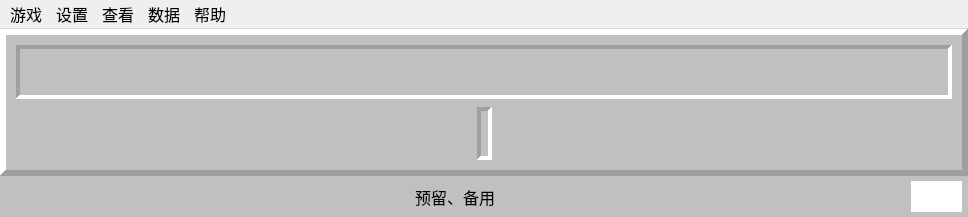
<?xml version="1.0" encoding="UTF-8"?>
<ui version="4.0">
 <class>MainWindow</class>
 <widget class="QMainWindow" name="MainWindow">
  <property name="geometry">
   <rect>
    <x>0</x>
    <y>0</y>
    <width>968</width>
    <height>217</height>
   </rect>
  </property>
  <property name="sizePolicy">
   <sizepolicy hsizetype="Minimum" vsizetype="Minimum">
    <horstretch>0</horstretch>
    <verstretch>0</verstretch>
   </sizepolicy>
  </property>
  <property name="minimumSize">
   <size>
    <width>0</width>
    <height>0</height>
   </size>
  </property>
  <property name="sizeIncrement">
   <size>
    <width>0</width>
    <height>0</height>
   </size>
  </property>
  <property name="palette">
   <palette>
    <active>
     <colorrole role="Base">
      <brush brushstyle="SolidPattern">
       <color alpha="255">
        <red>255</red>
        <green>255</green>
        <blue>255</blue>
       </color>
      </brush>
     </colorrole>
     <colorrole role="Window">
      <brush brushstyle="SolidPattern">
       <color alpha="255">
        <red>192</red>
        <green>192</green>
        <blue>192</blue>
       </color>
      </brush>
     </colorrole>
    </active>
    <inactive>
     <colorrole role="Base">
      <brush brushstyle="SolidPattern">
       <color alpha="255">
        <red>255</red>
        <green>255</green>
        <blue>255</blue>
       </color>
      </brush>
     </colorrole>
     <colorrole role="Window">
      <brush brushstyle="SolidPattern">
       <color alpha="255">
        <red>192</red>
        <green>192</green>
        <blue>192</blue>
       </color>
      </brush>
     </colorrole>
    </inactive>
    <disabled>
     <colorrole role="Base">
      <brush brushstyle="SolidPattern">
       <color alpha="255">
        <red>192</red>
        <green>192</green>
        <blue>192</blue>
       </color>
      </brush>
     </colorrole>
     <colorrole role="Window">
      <brush brushstyle="SolidPattern">
       <color alpha="255">
        <red>192</red>
        <green>192</green>
        <blue>192</blue>
       </color>
      </brush>
     </colorrole>
    </disabled>
   </palette>
  </property>
  <property name="font">
   <font>
    <family>微软雅黑</family>
   </font>
  </property>
  <property name="windowTitle">
   <string>元扫雷</string>
  </property>
  <property name="autoFillBackground">
   <bool>false</bool>
  </property>
  <property name="styleSheet">
   <string notr="true">QMenu::indicator {
    width: 0px;
    height: 0px;
}</string>
  </property>
  <property name="toolButtonStyle">
   <enum>Qt::ToolButtonIconOnly</enum>
  </property>
  <property name="documentMode">
   <bool>false</bool>
  </property>
  <property name="tabShape">
   <enum>QTabWidget::Rounded</enum>
  </property>
  <property name="dockNestingEnabled">
   <bool>false</bool>
  </property>
  <widget class="QWidget" name="centralwidget">
   <property name="autoFillBackground">
    <bool>false</bool>
   </property>
   <property name="styleSheet">
    <string notr="true"/>
   </property>
   <layout class="QVBoxLayout" name="verticalLayout_2">
    <property name="spacing">
     <number>0</number>
    </property>
    <property name="sizeConstraint">
     <enum>QLayout::SetDefaultConstraint</enum>
    </property>
    <property name="leftMargin">
     <number>0</number>
    </property>
    <property name="topMargin">
     <number>0</number>
    </property>
    <property name="rightMargin">
     <number>0</number>
    </property>
    <property name="bottomMargin">
     <number>0</number>
    </property>
    <item>
     <widget class="QFrame" name="frame_1">
      <property name="enabled">
       <bool>true</bool>
      </property>
      <property name="frameShape">
       <enum>QFrame::Panel</enum>
      </property>
      <property name="frameShadow">
       <enum>QFrame::Raised</enum>
      </property>
      <property name="lineWidth">
       <number>6</number>
      </property>
      <property name="midLineWidth">
       <number>0</number>
      </property>
      <layout class="QVBoxLayout" name="verticalLayout">
       <property name="spacing">
        <number>8</number>
       </property>
       <property name="sizeConstraint">
        <enum>QLayout::SetDefaultConstraint</enum>
       </property>
       <property name="leftMargin">
        <number>10</number>
       </property>
       <property name="topMargin">
        <number>10</number>
       </property>
       <property name="rightMargin">
        <number>10</number>
       </property>
       <property name="bottomMargin">
        <number>10</number>
       </property>
       <item>
        <widget class="QFrame" name="MinenumTimeWigdet">
         <property name="minimumSize">
          <size>
           <width>0</width>
           <height>0</height>
          </size>
         </property>
         <property name="styleSheet">
          <string notr="true"/>
         </property>
         <property name="frameShape">
          <enum>QFrame::Panel</enum>
         </property>
         <property name="frameShadow">
          <enum>QFrame::Sunken</enum>
         </property>
         <property name="lineWidth">
          <number>4</number>
         </property>
         <property name="midLineWidth">
          <number>0</number>
         </property>
         <layout class="QHBoxLayout" name="horizontalLayout">
          <property name="spacing">
           <number>8</number>
          </property>
          <property name="sizeConstraint">
           <enum>QLayout::SetDefaultConstraint</enum>
          </property>
          <property name="leftMargin">
           <number>5</number>
          </property>
          <property name="topMargin">
           <number>5</number>
          </property>
          <property name="rightMargin">
           <number>5</number>
          </property>
          <property name="bottomMargin">
           <number>5</number>
          </property>
          <item>
           <layout class="QHBoxLayout" name="horizontalLayout_3">
            <property name="spacing">
             <number>0</number>
            </property>
            <property name="sizeConstraint">
             <enum>QLayout::SetDefaultConstraint</enum>
            </property>
            <item>
             <widget class="mineNumLabel" name="label_11">
              <property name="sizePolicy">
               <sizepolicy hsizetype="Preferred" vsizetype="Preferred">
                <horstretch>0</horstretch>
                <verstretch>0</verstretch>
               </sizepolicy>
              </property>
              <property name="minimumSize">
               <size>
                <width>0</width>
                <height>0</height>
               </size>
              </property>
              <property name="maximumSize">
               <size>
                <width>16777215</width>
                <height>16777215</height>
               </size>
              </property>
              <property name="autoFillBackground">
               <bool>false</bool>
              </property>
              <property name="lineWidth">
               <number>0</number>
              </property>
              <property name="text">
               <string/>
              </property>
              <property name="pixmap">
               <pixmap>media/test.png</pixmap>
              </property>
              <property name="scaledContents">
               <bool>false</bool>
              </property>
              <property name="alignment">
               <set>Qt::AlignLeading|Qt::AlignLeft|Qt::AlignVCenter</set>
              </property>
             </widget>
            </item>
            <item>
             <widget class="mineNumLabel" name="label_12">
              <property name="minimumSize">
               <size>
                <width>0</width>
                <height>0</height>
               </size>
              </property>
              <property name="maximumSize">
               <size>
                <width>16777215</width>
                <height>16777215</height>
               </size>
              </property>
              <property name="focusPolicy">
               <enum>Qt::NoFocus</enum>
              </property>
              <property name="contextMenuPolicy">
               <enum>Qt::DefaultContextMenu</enum>
              </property>
              <property name="acceptDrops">
               <bool>false</bool>
              </property>
              <property name="lineWidth">
               <number>0</number>
              </property>
              <property name="text">
               <string/>
              </property>
              <property name="pixmap">
               <pixmap>media/test.png</pixmap>
              </property>
             </widget>
            </item>
            <item>
             <widget class="mineNumLabel" name="label_13">
              <property name="lineWidth">
               <number>0</number>
              </property>
              <property name="text">
               <string/>
              </property>
              <property name="pixmap">
               <pixmap>media/test.png</pixmap>
              </property>
              <property name="margin">
               <number>0</number>
              </property>
              <property name="indent">
               <number>-1</number>
              </property>
             </widget>
            </item>
           </layout>
          </item>
          <item>
           <spacer name="horizontalSpacer">
            <property name="orientation">
             <enum>Qt::Horizontal</enum>
            </property>
            <property name="sizeHint" stdset="0">
             <size>
              <width>40</width>
              <height>0</height>
             </size>
            </property>
           </spacer>
          </item>
          <item>
           <widget class="StatusLabel" name="label_2">
            <property name="sizePolicy">
             <sizepolicy hsizetype="Preferred" vsizetype="Preferred">
              <horstretch>0</horstretch>
              <verstretch>0</verstretch>
             </sizepolicy>
            </property>
            <property name="sizeIncrement">
             <size>
              <width>0</width>
              <height>0</height>
             </size>
            </property>
            <property name="lineWidth">
             <number>0</number>
            </property>
            <property name="text">
             <string/>
            </property>
            <property name="alignment">
             <set>Qt::AlignBottom|Qt::AlignLeading|Qt::AlignLeft</set>
            </property>
            <property name="margin">
             <number>0</number>
            </property>
           </widget>
          </item>
          <item>
           <spacer name="horizontalSpacer_2">
            <property name="orientation">
             <enum>Qt::Horizontal</enum>
            </property>
            <property name="sizeHint" stdset="0">
             <size>
              <width>40</width>
              <height>0</height>
             </size>
            </property>
           </spacer>
          </item>
          <item>
           <layout class="QHBoxLayout" name="horizontalLayout_4">
            <property name="spacing">
             <number>0</number>
            </property>
            <property name="sizeConstraint">
             <enum>QLayout::SetDefaultConstraint</enum>
            </property>
            <item alignment="Qt::AlignHCenter|Qt::AlignVCenter">
             <widget class="QLabel" name="label_31">
              <property name="lineWidth">
               <number>0</number>
              </property>
              <property name="text">
               <string/>
              </property>
              <property name="pixmap">
               <pixmap>media/test.png</pixmap>
              </property>
             </widget>
            </item>
            <item alignment="Qt::AlignHCenter|Qt::AlignVCenter">
             <widget class="QLabel" name="label_32">
              <property name="lineWidth">
               <number>0</number>
              </property>
              <property name="text">
               <string/>
              </property>
              <property name="pixmap">
               <pixmap>media/test.png</pixmap>
              </property>
             </widget>
            </item>
            <item alignment="Qt::AlignHCenter|Qt::AlignVCenter">
             <widget class="QLabel" name="label_33">
              <property name="sizePolicy">
               <sizepolicy hsizetype="Preferred" vsizetype="Preferred">
                <horstretch>0</horstretch>
                <verstretch>0</verstretch>
               </sizepolicy>
              </property>
              <property name="minimumSize">
               <size>
                <width>0</width>
                <height>0</height>
               </size>
              </property>
              <property name="lineWidth">
               <number>0</number>
              </property>
              <property name="text">
               <string/>
              </property>
              <property name="pixmap">
               <pixmap>media/test.png</pixmap>
              </property>
              <property name="scaledContents">
               <bool>false</bool>
              </property>
              <property name="alignment">
               <set>Qt::AlignBottom|Qt::AlignLeading|Qt::AlignLeft</set>
              </property>
             </widget>
            </item>
           </layout>
          </item>
         </layout>
        </widget>
       </item>
       <item>
        <layout class="QHBoxLayout" name="horizontalLayout_2">
         <property name="topMargin">
          <number>0</number>
         </property>
         <item>
          <spacer name="horizontalSpacer_3">
           <property name="orientation">
            <enum>Qt::Horizontal</enum>
           </property>
           <property name="sizeHint" stdset="0">
            <size>
             <width>40</width>
             <height>20</height>
            </size>
           </property>
          </spacer>
         </item>
         <item>
          <widget class="QFrame" name="frame">
           <property name="sizePolicy">
            <sizepolicy hsizetype="Minimum" vsizetype="Minimum">
             <horstretch>0</horstretch>
             <verstretch>0</verstretch>
            </sizepolicy>
           </property>
           <property name="minimumSize">
            <size>
             <width>0</width>
             <height>0</height>
            </size>
           </property>
           <property name="frameShape">
            <enum>QFrame::Panel</enum>
           </property>
           <property name="frameShadow">
            <enum>QFrame::Sunken</enum>
           </property>
           <property name="lineWidth">
            <number>4</number>
           </property>
           <layout class="QVBoxLayout" name="verticalLayout_3">
            <property name="spacing">
             <number>0</number>
            </property>
            <property name="leftMargin">
             <number>0</number>
            </property>
            <property name="topMargin">
             <number>0</number>
            </property>
            <property name="rightMargin">
             <number>0</number>
            </property>
            <property name="bottomMargin">
             <number>0</number>
            </property>
            <item>
             <widget class="mineLabel" name="label">
              <property name="minimumSize">
               <size>
                <width>0</width>
                <height>0</height>
               </size>
              </property>
              <property name="frameShape">
               <enum>QFrame::NoFrame</enum>
              </property>
              <property name="frameShadow">
               <enum>QFrame::Plain</enum>
              </property>
              <property name="lineWidth">
               <number>0</number>
              </property>
              <property name="text">
               <string/>
              </property>
              <property name="alignment">
               <set>Qt::AlignCenter</set>
              </property>
             </widget>
            </item>
           </layout>
          </widget>
         </item>
         <item>
          <spacer name="horizontalSpacer_4">
           <property name="orientation">
            <enum>Qt::Horizontal</enum>
           </property>
           <property name="sizeHint" stdset="0">
            <size>
             <width>40</width>
             <height>20</height>
            </size>
           </property>
          </spacer>
         </item>
        </layout>
       </item>
      </layout>
     </widget>
    </item>
    <item>
     <layout class="QHBoxLayout" name="horizontalLayout_6">
      <property name="spacing">
       <number>0</number>
      </property>
      <property name="sizeConstraint">
       <enum>QLayout::SetDefaultConstraint</enum>
      </property>
      <item alignment="Qt::AlignHCenter">
       <widget class="QLabel" name="label_info">
        <property name="minimumSize">
         <size>
          <width>0</width>
          <height>41</height>
         </size>
        </property>
        <property name="maximumSize">
         <size>
          <width>16777215</width>
          <height>41</height>
         </size>
        </property>
        <property name="font">
         <font>
          <family>微软雅黑</family>
          <pointsize>12</pointsize>
         </font>
        </property>
        <property name="toolTip">
         <string notr="true"/>
        </property>
        <property name="statusTip">
         <string notr="true"/>
        </property>
        <property name="whatsThis">
         <string notr="true"/>
        </property>
        <property name="frameShape">
         <enum>QFrame::NoFrame</enum>
        </property>
        <property name="frameShadow">
         <enum>QFrame::Plain</enum>
        </property>
        <property name="text">
         <string notr="true">预留、备用</string>
        </property>
        <property name="alignment">
         <set>Qt::AlignCenter</set>
        </property>
       </widget>
      </item>
      <item>
       <layout class="QHBoxLayout" name="horizontalLayout_5">
        <property name="spacing">
         <number>0</number>
        </property>
        <property name="sizeConstraint">
         <enum>QLayout::SetMinimumSize</enum>
        </property>
        <property name="rightMargin">
         <number>6</number>
        </property>
        <item>
         <widget class="QLabel" name="label_flag">
          <property name="minimumSize">
           <size>
            <width>51</width>
            <height>31</height>
           </size>
          </property>
          <property name="maximumSize">
           <size>
            <width>51</width>
            <height>31</height>
           </size>
          </property>
          <property name="styleSheet">
           <string notr="true">background-color: rgb(255, 255, 255);</string>
          </property>
          <property name="lineWidth">
           <number>0</number>
          </property>
          <property name="text">
           <string/>
          </property>
          <property name="margin">
           <number>0</number>
          </property>
         </widget>
        </item>
       </layout>
      </item>
     </layout>
    </item>
   </layout>
  </widget>
  <widget class="QMenuBar" name="menubar">
   <property name="geometry">
    <rect>
     <x>0</x>
     <y>0</y>
     <width>968</width>
     <height>33</height>
    </rect>
   </property>
   <property name="font">
    <font>
     <family>微软雅黑</family>
     <pointsize>12</pointsize>
    </font>
   </property>
   <widget class="QMenu" name="menu">
    <property name="font">
     <font>
      <family>微软雅黑</family>
      <pointsize>12</pointsize>
     </font>
    </property>
    <property name="title">
     <string>游戏</string>
    </property>
    <addaction name="actionopen"/>
    <addaction name="separator"/>
    <addaction name="actionnew_game"/>
    <addaction name="separator"/>
    <addaction name="actionchu_ji"/>
    <addaction name="actionzhogn_ji"/>
    <addaction name="actiongao_ji"/>
    <addaction name="actionzi_ding_yi"/>
    <addaction name="separator"/>
     <addaction name="action_save"/>
     <addaction name="action_replay"/>
     <addaction name="separator"/>
     <addaction name="actiontui_chu"/>
   </widget>
   <widget class="QMenu" name="menu_2">
    <property name="font">
     <font>
      <family>微软雅黑</family>
      <pointsize>12</pointsize>
     </font>
    </property>
    <property name="title">
     <string>设置</string>
    </property>
    <widget class="QMenu" name="language_menu">
     <property name="font">
      <font>
       <family>微软雅黑</family>
       <pointsize>12</pointsize>
      </font>
     </property>
     <property name="title">
      <string>语言</string>
     </property>
     <addaction name="chinese_action"/>
     <addaction name="english_action"/>
     <addaction name="polish_action"/>
     <addaction name="german_action"/>
     <addaction name="japanese_action"/>
    </widget>
    <addaction name="actionyouxi_she_zhi"/>
    <addaction name="action_kuaijiejian"/>
    <addaction name="action_mouse"/>
    <addaction name="action_advance"/>
    <addaction name="language_menu"/>
   </widget>
   <widget class="QMenu" name="menu_3">
    <property name="font">
     <font>
      <family>微软雅黑</family>
      <pointsize>12</pointsize>
     </font>
    </property>
    <property name="title">
     <string>帮助</string>
    </property>
    <addaction name="actiongaun_yv"/>
    <addaction name="actionauto_update"/>
   </widget>
   <widget class="QMenu" name="menu_4">
    <property name="font">
     <font>
      <family>微软雅黑</family>
      <pointsize>12</pointsize>
     </font>
    </property>
    <property name="contextMenuPolicy">
     <enum>Qt::DefaultContextMenu</enum>
    </property>
    <property name="tearOffEnabled">
     <bool>false</bool>
    </property>
    <property name="title">
     <string>查看</string>
    </property>
    <addaction name="action_open_replay"/>
    <addaction name="action_open_ini"/>
    <addaction name="separator"/>
    <addaction name="actionchajian"/>
   </widget>
   <addaction name="menu"/>
   <addaction name="menu_2"/>
    <addaction name="menu_4"/>
    <widget class="QMenu" name="menu_data">
     <property name="font">
      <font>
       <family>微软雅黑</family>
       <pointsize>12</pointsize>
      </font>
     </property>
     <property name="title">
      <string>数据</string>
     </property>
     <widget class="QMenu" name="menu_7">
      <property name="title">
       <string>导入</string>
      </property>
      <addaction name="action_import_3_2_2"/>
      <addaction name="action_import_dat"/>
     </widget>
     <widget class="QMenu" name="menu_8">
      <property name="title">
       <string>导出</string>
      </property>
      <addaction name="action_stats_csv"/>
      <addaction name="action_textstats_csv"/>
      <addaction name="action_meta_dat"/>
      <addaction name="action_meta_all_dat"/>
     </widget>
     <widget class="QMenu" name="menu_copy_board">
      <property name="title">
       <string>复制局面</string>
      </property>
      <addaction name="action_copy_array"/>
      <addaction name="action_copy_board_file_ascii"/>
      <addaction name="action_copy_board_file_emoji"/>
      <addaction name="separator"/>
      <addaction name="action_copy_image_png"/>
      <addaction name="action_copy_image_svg"/>
     </widget>
     <addaction name="menu_7"/>
     <addaction name="menu_8"/>
     <addaction name="separator"/>
     <addaction name="menu_copy_board"/>
    </widget>
    <addaction name="menu_data"/>
    <addaction name="menu_3"/>
  </widget>
  <action name="actionnew_game">
   <property name="text">
    <string>新游戏</string>
   </property>
   <property name="whatsThis">
    <string/>
   </property>
   <property name="font">
    <font>
     <family>微软雅黑</family>
     <pointsize>12</pointsize>
    </font>
   </property>
   <property name="shortcut">
    <string notr="true">N</string>
   </property>
  </action>
  <action name="actionchu_ji">
   <property name="text">
    <string>初级</string>
   </property>
   <property name="font">
    <font>
     <family>微软雅黑</family>
     <pointsize>12</pointsize>
    </font>
   </property>
   <property name="shortcut">
    <string notr="true">B</string>
   </property>
   <property name="shortcutContext">
    <enum>Qt::WindowShortcut</enum>
   </property>
  </action>
  <action name="actionzhogn_ji">
   <property name="text">
    <string>中级</string>
   </property>
   <property name="font">
    <font>
     <family>微软雅黑</family>
     <pointsize>12</pointsize>
    </font>
   </property>
   <property name="shortcut">
    <string notr="true">I</string>
   </property>
  </action>
  <action name="actiongao_ji">
   <property name="text">
    <string>高级</string>
   </property>
   <property name="font">
    <font>
     <family>微软雅黑</family>
     <pointsize>12</pointsize>
    </font>
   </property>
   <property name="shortcut">
    <string notr="true">E</string>
   </property>
  </action>
  <action name="actionzi_ding_yi">
   <property name="text">
    <string>自定义</string>
   </property>
   <property name="font">
    <font>
     <family>微软雅黑</family>
     <pointsize>12</pointsize>
    </font>
   </property>
   <property name="shortcut">
    <string notr="true">C</string>
   </property>
  </action>
  <action name="actiontui_chu">
   <property name="text">
    <string>退出</string>
   </property>
   <property name="font">
    <font>
     <family>微软雅黑</family>
     <pointsize>12</pointsize>
    </font>
   </property>
   <property name="shortcut">
    <string notr="true">Ctrl+X</string>
   </property>
  </action>
  <action name="actionyouxi_she_zhi">
   <property name="text">
    <string>游戏设置</string>
   </property>
   <property name="font">
    <font>
     <family>微软雅黑</family>
     <pointsize>12</pointsize>
    </font>
   </property>
   <property name="shortcut">
    <string notr="true">S</string>
   </property>
  </action>
  <action name="actiongaun_yv">
   <property name="text">
    <string>关于</string>
   </property>
   <property name="font">
    <font>
     <family>微软雅黑</family>
     <pointsize>12</pointsize>
    </font>
   </property>
   <property name="shortcut">
    <string notr="true">A</string>
   </property>
  </action>
  <action name="action_kuaijiejian">
   <property name="text">
    <string>快捷键设置</string>
   </property>
   <property name="font">
    <font>
     <family>微软雅黑</family>
     <pointsize>12</pointsize>
    </font>
   </property>
   <property name="shortcut">
    <string notr="true">Z</string>
   </property>
  </action>
  <action name="actionopen">
   <property name="text">
    <string>打开</string>
   </property>
   <property name="font">
    <font>
     <family>微软雅黑</family>
     <pointsize>12</pointsize>
    </font>
   </property>
   <property name="shortcut">
    <string notr="true">O</string>
   </property>
  </action>
  <action name="chinese_action">
   <property name="text">
    <string notr="true">中文</string>
   </property>
   <property name="iconText">
    <string notr="true">中文</string>
   </property>
   <property name="toolTip">
    <string notr="true">中文</string>
   </property>
   <property name="statusTip">
    <string notr="true"/>
   </property>
   <property name="whatsThis">
    <string notr="true"/>
   </property>
   <property name="font">
    <font>
     <family>微软雅黑</family>
     <pointsize>12</pointsize>
    </font>
   </property>
   <property name="shortcut">
    <string notr="true"/>
   </property>
  </action>
  <action name="english_action">
   <property name="text">
    <string notr="true">English</string>
   </property>
   <property name="iconText">
    <string notr="true">English</string>
   </property>
   <property name="toolTip">
    <string notr="true">English</string>
   </property>
   <property name="statusTip">
    <string notr="true"/>
   </property>
   <property name="whatsThis">
    <string notr="true"/>
   </property>
   <property name="font">
    <font>
     <family>微软雅黑</family>
     <pointsize>12</pointsize>
    </font>
   </property>
   <property name="shortcut">
    <string notr="true"/>
   </property>
  </action>
  <action name="action_mouse">
   <property name="text">
    <string>鼠标设置</string>
   </property>
   <property name="font">
    <font>
     <family>微软雅黑</family>
     <pointsize>12</pointsize>
    </font>
   </property>
   <property name="shortcut">
    <string notr="true">M</string>
   </property>
  </action>
  <action name="polish_action">
   <property name="text">
    <string notr="true">Polski</string>
   </property>
   <property name="iconText">
    <string notr="true">Polski</string>
   </property>
   <property name="toolTip">
    <string notr="true">Polski</string>
   </property>
   <property name="statusTip">
    <string notr="true"/>
   </property>
   <property name="whatsThis">
    <string notr="true"/>
   </property>
   <property name="font">
    <font>
     <family>微软雅黑</family>
     <pointsize>12</pointsize>
    </font>
   </property>
   <property name="shortcut">
    <string notr="true"/>
   </property>
  </action>
  <action name="german_action">
   <property name="text">
    <string notr="true">Deutsch</string>
   </property>
   <property name="iconText">
    <string notr="true">Deutsch</string>
   </property>
   <property name="toolTip">
    <string notr="true">Deutsch</string>
   </property>
   <property name="statusTip">
    <string notr="true"/>
   </property>
   <property name="whatsThis">
    <string notr="true"/>
   </property>
   <property name="font">
    <font>
     <family>微软雅黑</family>
     <pointsize>12</pointsize>
    </font>
   </property>
   <property name="shortcut">
    <string notr="true"/>
   </property>
  </action>
  <action name="action_save">
   <property name="text">
    <string>保存</string>
   </property>
   <property name="shortcut">
    <string notr="true">Ctrl+S</string>
   </property>
  </action>
  <action name="action_replay">
   <property name="text">
    <string>回放</string>
   </property>
   <property name="shortcut">
    <string notr="true">R</string>
   </property>
  </action>
  <action name="actionauto_update">
   <property name="text">
    <string>检查更新</string>
   </property>
   <property name="font">
    <font>
     <family>微软雅黑</family>
     <pointsize>12</pointsize>
    </font>
   </property>
   <property name="shortcut">
    <string notr="true"/>
   </property>
  </action>
  <action name="action_open_replay">
   <property name="text">
    <string>录像目录</string>
   </property>
   <property name="font">
    <font>
     <family>微软雅黑</family>
     <pointsize>12</pointsize>
    </font>
   </property>
   <property name="shortcut">
    <string notr="true">W</string>
   </property>
   <property name="menuRole">
    <enum>QAction::TextHeuristicRole</enum>
   </property>
  </action>
  <action name="action_open_ini">
   <property name="text">
    <string>设置目录</string>
   </property>
   <property name="font">
    <font>
     <family>微软雅黑</family>
     <pointsize>12</pointsize>
    </font>
   </property>
  </action>
  <action name="action_level">
   <property name="text">
    <string>成就</string>
   </property>
   <property name="font">
    <font>
     <family>微软雅黑</family>
     <pointsize>12</pointsize>
    </font>
   </property>
   <property name="shortcut">
    <string notr="true">L</string>
   </property>
  </action>
  <action name="action_best">
   <property name="text">
    <string>个人纪录</string>
   </property>
   <property name="font">
    <font>
     <family>微软雅黑</family>
     <pointsize>12</pointsize>
    </font>
   </property>
   <property name="shortcut">
    <string notr="true">P</string>
   </property>
  </action>
  <action name="actionchajian">
   <property name="text">
    <string>插件</string>
   </property>
   <property name="shortcut">
    <string notr="true">F1</string>
   </property>
  </action>
  <action name="action_advance">
   <property name="text">
    <string>高级设置</string>
   </property>
   <property name="font">
    <font>
     <family>微软雅黑</family>
     <pointsize>12</pointsize>
    </font>
   </property>
  </action>
  <action name="action_stats_csv">
   <property name="text">
    <string notr="true">stats_csv.csv</string>
   </property>
   <property name="iconText">
    <string notr="true">stats_csv.csv</string>
   </property>
   <property name="toolTip">
    <string notr="true">Arbiter stats_csv.csv</string>
   </property>
   <property name="font">
    <font>
     <family>微软雅黑</family>
     <pointsize>12</pointsize>
    </font>
   </property>
  </action>
  <action name="actionArbiter_dat">
   <property name="text">
    <string>Arbiter dat</string>
   </property>
   <property name="font">
    <font>
     <family>微软雅黑</family>
     <pointsize>12</pointsize>
    </font>
   </property>
  </action>
  <action name="japanese_action">
   <property name="text">
    <string notr="true">日本語</string>
   </property>
   <property name="iconText">
    <string notr="true">日本語</string>
   </property>
   <property name="toolTip">
    <string notr="true">日本語</string>
   </property>
   <property name="font">
    <font>
     <family>微软雅黑</family>
     <pointsize>12</pointsize>
    </font>
   </property>
  </action>
  <action name="action_meta_dat">
   <property name="text">
    <string notr="true">meta.dat</string>
   </property>
   <property name="iconText">
    <string notr="true">meta.dat</string>
   </property>
   <property name="toolTip">
    <string notr="true">meta.dat</string>
   </property>
   <property name="font">
    <font>
     <family>微软雅黑</family>
     <pointsize>12</pointsize>
    </font>
   </property>
  </action>
  <action name="action_textstats_csv">
   <property name="text">
    <string notr="true">textstats.csv</string>
   </property>
   <property name="iconText">
    <string notr="true">textstats.csv</string>
   </property>
   <property name="toolTip">
    <string notr="true">textstats.csv</string>
   </property>
   <property name="font">
    <font>
     <family>微软雅黑</family>
     <pointsize>12</pointsize>
    </font>
   </property>
  </action>
  <action name="action_meta_all_dat">
   <property name="text">
    <string notr="true">meta.all.dat</string>
   </property>
   <property name="iconText">
    <string notr="true">meta.all.dat</string>
   </property>
   <property name="toolTip">
    <string notr="true">meta.all.dat</string>
   </property>
   <property name="font">
    <font>
     <family>微软雅黑</family>
     <pointsize>12</pointsize>
    </font>
   </property>
  </action>
  <action name="action_import_3_2_2">
   <property name="text">
    <string notr="true">3.2.2 evf</string>
   </property>
   <property name="iconText">
    <string notr="true">3.2.2 evf</string>
   </property>
   <property name="toolTip">
    <string notr="true">3.2.2 evf</string>
   </property>
   <property name="font">
    <font>
     <family>微软雅黑</family>
     <pointsize>12</pointsize>
    </font>
   </property>
  </action>
  <action name="action_import_dat">
   <property name="text">
    <string notr="true">stats.dat</string>
   </property>
   <property name="iconText">
    <string notr="true">stats.dat</string>
   </property>
   <property name="toolTip">
    <string notr="true">stats.dat</string>
   </property>
   <property name="font">
    <font>
     <family>微软雅黑</family>
     <pointsize>12</pointsize>
    </font>
   </property>
   </action>
   <action name="action_copy_array">
    <property name="text">
     <string>局面数组</string>
    </property>
    <property name="font">
     <font>
      <family>微软雅黑</family>
      <pointsize>12</pointsize>
     </font>
    </property>
   </action>
   <action name="action_copy_board_file_ascii">
    <property name="text">
     <string>.board 文件（ascii）</string>
    </property>
    <property name="font">
     <font>
      <family>微软雅黑</family>
      <pointsize>12</pointsize>
     </font>
    </property>
   </action>
   <action name="action_copy_board_file_emoji">
    <property name="text">
     <string>.board 文件（emoji）</string>
    </property>
    <property name="font">
     <font>
      <family>微软雅黑</family>
      <pointsize>12</pointsize>
     </font>
    </property>
   </action>
   <action name="action_copy_image_png">
    <property name="text">
     <string>局面图片（png）</string>
    </property>
    <property name="font">
     <font>
      <family>微软雅黑</family>
      <pointsize>12</pointsize>
     </font>
    </property>
   </action>
   <action name="action_copy_image_svg">
    <property name="text">
     <string>局面图片（svg）</string>
    </property>
    <property name="font">
     <font>
      <family>微软雅黑</family>
      <pointsize>12</pointsize>
     </font>
    </property>
   </action>
  </widget>
 <customwidgets>
  <customwidget>
   <class>StatusLabel</class>
   <extends>QLabel</extends>
   <header>ui.uiComponents</header>
  </customwidget>
  <customwidget>
   <class>mineLabel</class>
   <extends>QLabel</extends>
   <header>ui.mineLabel</header>
  </customwidget>
  <customwidget>
   <class>mineNumLabel</class>
   <extends>QLabel</extends>
   <header>ui.mineNumLabel</header>
  </customwidget>
 </customwidgets>
 <resources/>
 <connections/>
</ui>
